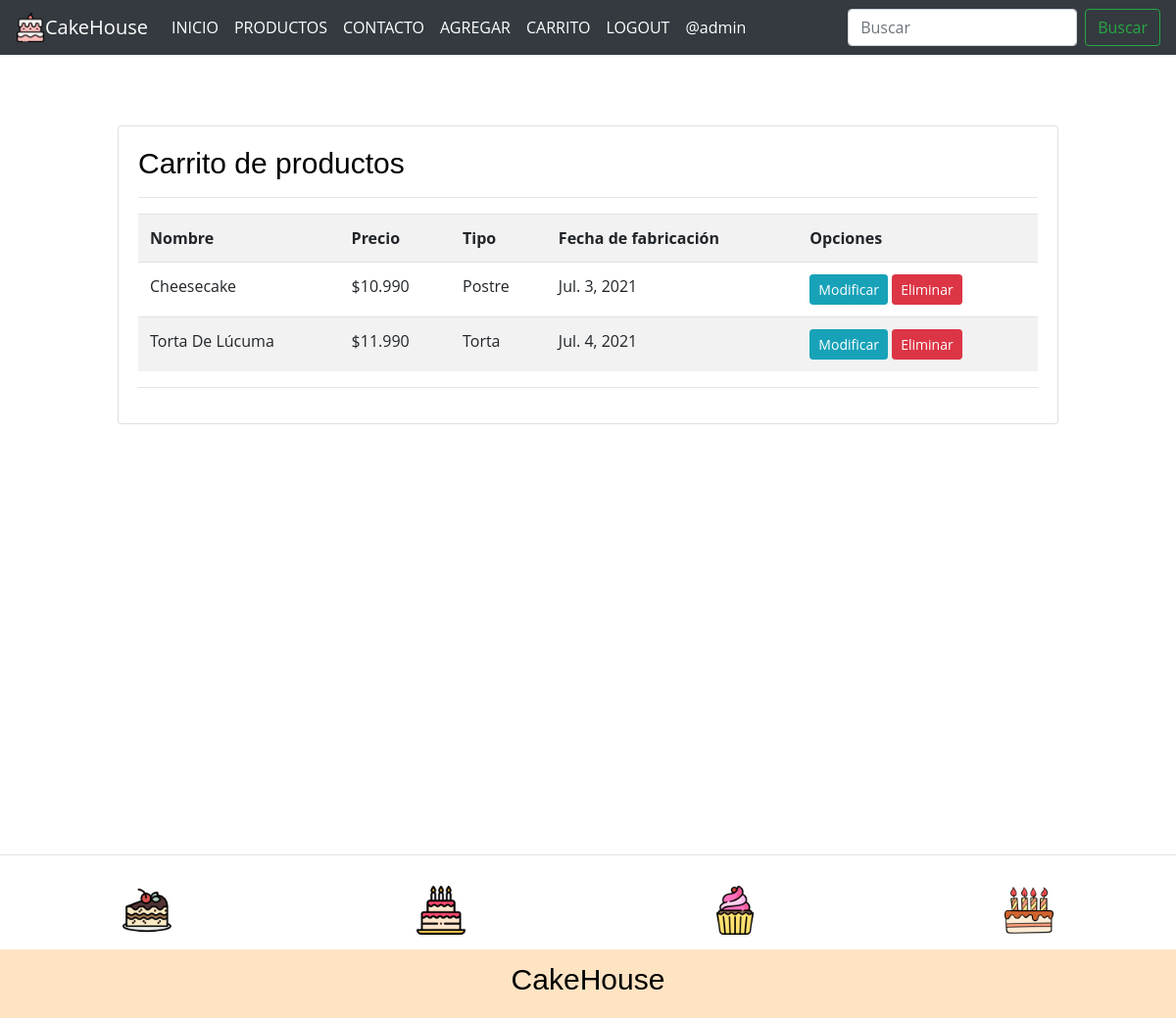
The app's page /listar-productos/ (signed in), older data.
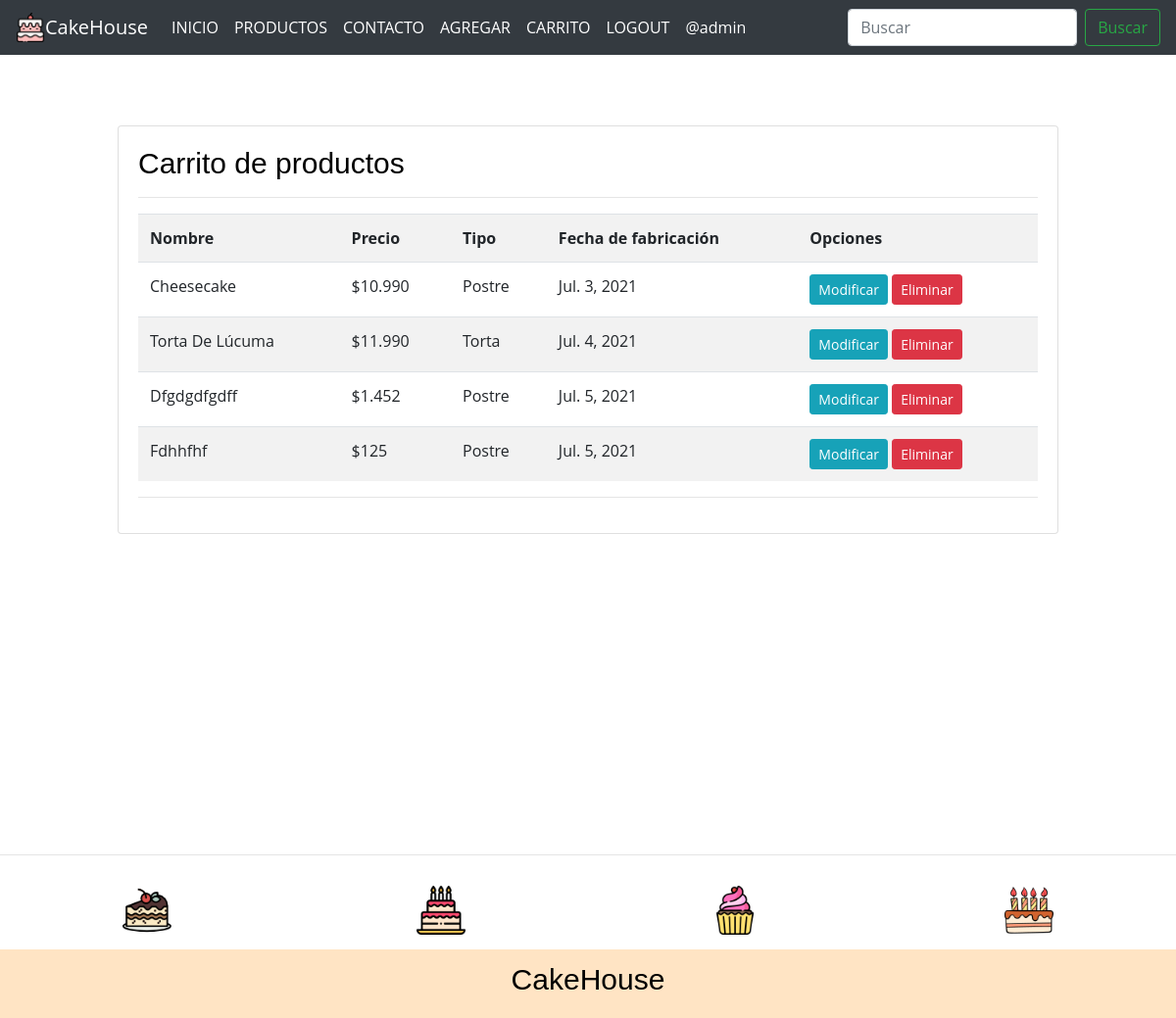
The same page, newer data.
### app/models.py (models this page shows, shortened)
class Producto(models.Model):
    nombre = models.CharField(max_length=50)
    precio = models.IntegerField()
    descripcion = models.TextField()
    tipo = models.ForeignKey(Tipo, on_delete=models.PROTECT)
    fecha_fabricacion = models.DateField()
    image = models.ImageField(upload_to="productos", null=True)

class Tipo(models.Model):
    nombre = models.CharField(max_length=50)
    def __str__(self):
        return self.nombre

### app/views.py (the view)
# urls.py: path('listar-productos/', listar_productos, name="listar_productos"),
@permission_required('app.view_producto')
def listar_productos(request):
    productos = Producto.objects.all()
    page = request.GET.get('page', 1)
    try:
        paginator = Paginator(productos, 5)
        productos = paginator.page(page)
    except:
        raise Http404
    data = {
        'entity': productos, 'paginator': paginator}
    return render(request, 'app/producto/listar.html', data)

### app/templates/app/producto/listar.html (shortened to what this page needs)
{% extends 'app/base.html' %}
{% block contenido %}
{% load humanize %}
<br><br><br>
<div class="card">
    <div class="card-body">
        <h3>Carrito de productos</h3>
        <hr>
        <table class="table table-striped table-hover table-responsive-sm">
            <tr>
                <th>Nombre</th>
                <th>Precio</th>
                <th>Tipo</th>
                <th>Fecha de fabricación</th>
                <th>Opciones</th>
            </tr>
            {% for p in entity %}
            <tr>
                <td>{{ p.nombre | title }}</td>
                <td>${{ p.precio | intcomma }}</td>
                <td>{{ p.tipo | title }}</td>
                <td>{{ p.fecha_fabricacion }}</td>
                <td>
                    {% if perms.app.change_producto %}
                    <a href="{% url 'modificar_producto' p.id %}" class="btn btn-info btn-sm">Modificar</a>
                    {% endif %}
                    {% if perms.app.delete_producto %}
                    <a href="#" onclick="eliminarProducto({{ p.id }})" class="btn btn-danger btn-sm">Eliminar</a>
                    {% endif %}
                </td>
            </tr>
            {% endfor %}
        </table>
        <hr>
    </div>
</div>
{% endblock %}

Row changes from the older to the newer data that the page shows:
added Producto: nombre "Dfgdgdfgdff", precio "1.452", tipo "Postre", fecha_fabricacion "Jul. 5, 2021"
added Producto: nombre "Fdhhfhf", precio "125", tipo "Postre", fecha_fabricacion "Jul. 5, 2021"
